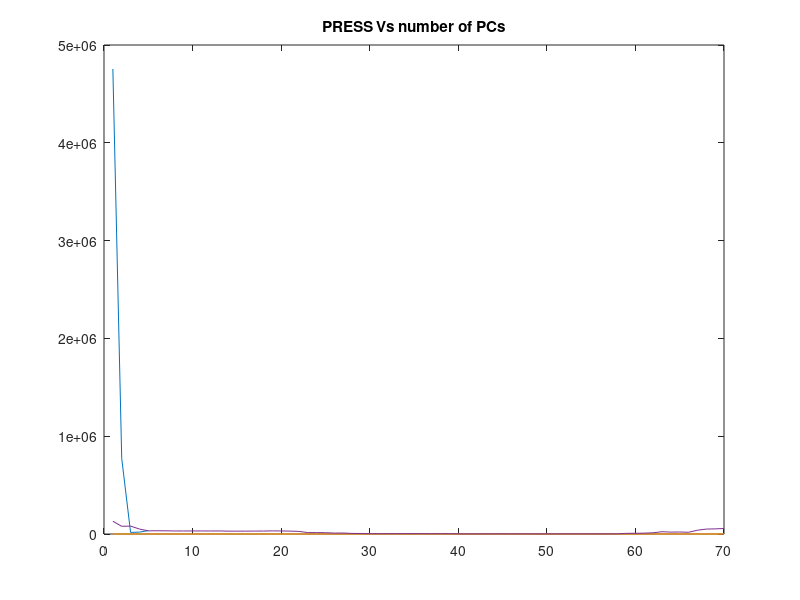

Here is the MATLAB script that generated this plot:
%##############################################################################################
%
%Submitted by Athul Vijayan, ED11B004. Assignment 3. Question 2.
%
%##############################################################################################
warning('off');
load('hexdata.mat')

% Lets seperate the data
coldOutTemp = hexdata(:,6)'; %this is what we need to predict
X = hexdata(:,1:5);  % this is our input matrix
% The coluns of above matrix X = [x1, x2, x3, x4, x5] are
 % x1 -------> flow rate of hot
 % x2 -------> flow rate of cold
 % x3 -------> inlet temperature hot
 % x4 -------> inlet temperature cold
 % x5 -------> outlet temperature of hot
% from the model, we know output is not a linear combination of input vectors
% so we convert the input variables X into a kernel space with phi(x).

for d =1:5   %iterator for d
	for countPC = 1:70
		for i = 1:70
			for j=1:70
				K(i,j) = (X(i,:) * X(j,:)'+1).^d;  % calculate Kernel for training set (first 70)
			end
		end
		clear('i','j');
		[U,S,V] = svd(K);   %applyning PCA to K
		Sinverse = inv(S);Sinverse = Sinverse(:,1:countPC);  % PCs are selected
		Vselected = V(:,1:countPC);

		% T matrix in the OLS equation Y = BT. found using the training set
		T = inv(S)*V'*K;    
		% B matrix in the OLS equation Y = BT. found using the training set
		B = coldOutTemp(:,1:70)*T'*inv(T*T');

		PRESS = 0;  % accumulator for adding PRESS error
		for testPoint=71:100
			for i = 1:70
					newK(i,1) = (X(i,:) * X(testPoint,:)'+1).^d;  %kernel corresponding to currently chosen test point
			end
			newT = Sinverse*Vselected'*newK;  % T matrix for current test set
			yhat = B*newT;               % predicted out temperature of cold body.
			PRESS = PRESS + (coldOutTemp(:,testPoint)-yhat)^2;   %calculate PRESS statistic error by E = sum((y-yhat)^2)
		end
		% PRESStable holds the data we iterated. 
		PRESStable((d-1)*70+countPC,1) = d;  % The first column contains degree of polynomial kernel for the calculated PRESS 
		PRESStable((d-1)*70+countPC,2) = countPC; %The second column contains number of PCs for the a particular degree
		PRESStable((d-1)*70+countPC,3) = PRESS;  % calculated PRESS for the above two combination
		clear('i');
	end
end

% plot average PRESS for each degree
plot([sum(PRESStable(1:70,3))/70 ; sum(PRESStable(71:140,3))/70; sum(PRESStable(141:210,3))/70; sum(PRESStable(211:280,3))/70; sum(PRESStable(281:350,3))/70])
title('PRESS Vs degree');
hold on;

% at d = 4, the PRESS error seemed to be minimal. so plot PCs Vs PRESS at degree= 4
plot(PRESStable(211:280,:))   %plot of PRESS Vs number of PCs
title('PRESS Vs number of PCs')